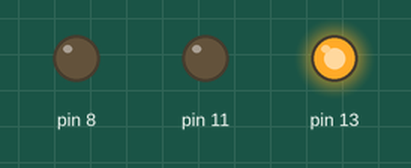
Recording of a sketch running on a simulated Arduino Uno, built with avr-gcc and run on an emulated ATmega328P. On the bench: output pins drawn as LEDs (lit = HIGH).

Above: at 2.5 s.
At 5.5 s:
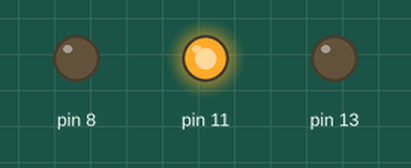
At 7.5 s:
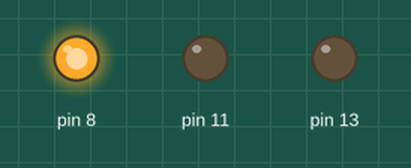
Timing chart, 0 to 11.7 s (numbered marks = the images above):
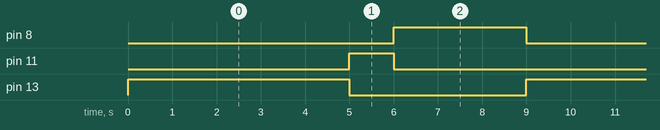

The sketch:

Traffic_Lights.ino
```cpp
void setup() {
  pinMode(13, OUTPUT);
  pinMode(11, OUTPUT);
  pinMode(8, OUTPUT);
}

void loop() {
  digitalWrite(13, 1);
   delay(5000);
   digitalWrite(13, 0);
   digitalWrite(11, 1);
   delay(1000);
   digitalWrite(11, 0);
  digitalWrite(8, 1);
  delay(3000);
  digitalWrite(8, 0);

}
```

Measured:
- by itself, pin 8: alternates HIGH for 3.0 s and LOW for 6.0 s
- by itself, pin 11: alternates HIGH for 1.0 s and LOW for 8.0 s
- by itself, pin 13: alternates HIGH for 5.0 s and LOW for 4.0 s
